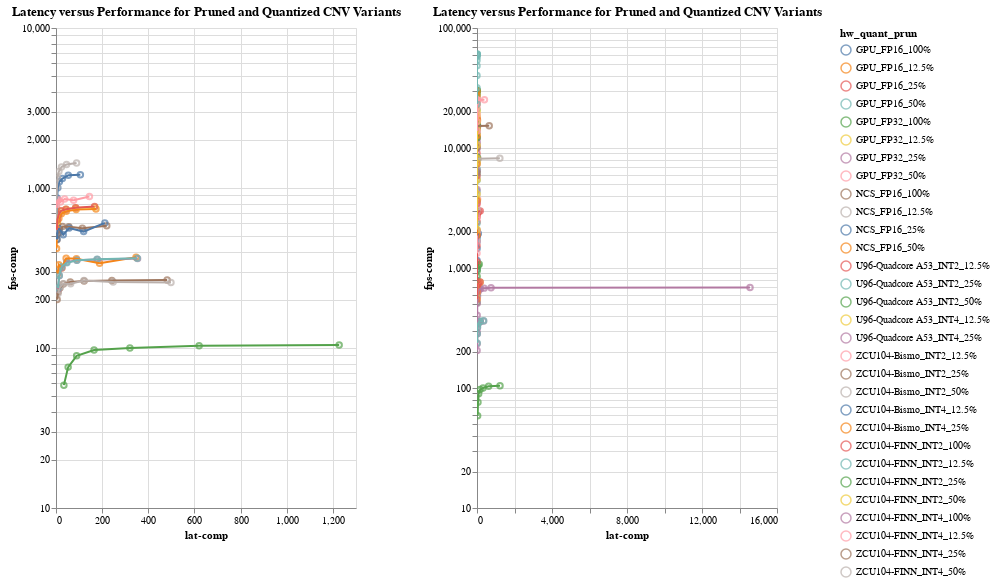

Notebook code for this chart:
### Markdown cell above
### Line Plot

### Code cell
#hide_input
fig25s = []
fig25_dfs = [figa_df, figb_df]
for df in fig25_dfs:
    sel = alt.selection_multi(fields=["hw_quant_prun"], bind="legend")
    fig25_dot = alt.Chart(df).mark_point().encode(
        x='lat-comp',
        y=alt.Y('fps-comp', scale=alt.Scale(type="log")),
        color=select_color(sel, 'hw_quant_prun:N'),
        tooltip=['fps-comp', 'lat-comp', 'HWType', 'batch/thread/stream'],
    )
    fig25_line = alt.Chart(df).mark_line().encode(
        x='lat-comp',
        y='fps-comp',
        color=select_color(sel, 'hw_quant_prun:N'),
        tooltip=['fps-comp', 'lat-comp', 'HWType', 'batch/thread/stream'],
    )

    fig = (fig25_dot+fig25_line).properties(
        title="Latency versus Performance for Pruned and Quantized CNV Variants",
        width=W/len(fig25_dfs),
        height=H,
    ).add_selection(sel).interactive()
    
    fig25s.append(fig)
    
alt.hconcat(*fig25s)
